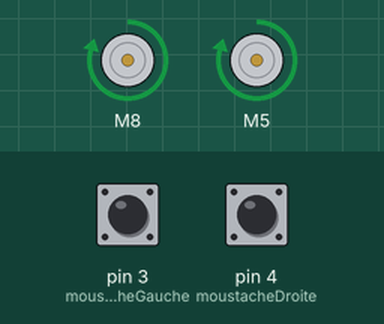
This sketch was run on a simulated Arduino Uno, built with avr-gcc and run on an emulated ATmega328P. On the bench: 2 × DC motor (green arrow = forward, orange = backward, longer = faster). The test bench sets the inputs (shaded band); at power-on: pin 3 (moustacheGauche) HIGH, pin 4 (moustacheDroite) HIGH.

Above: at 1.2 s.
1.3 s: pin 3 (moustacheGauche) pulled LOW for 0.15 s
At 2.1 s:
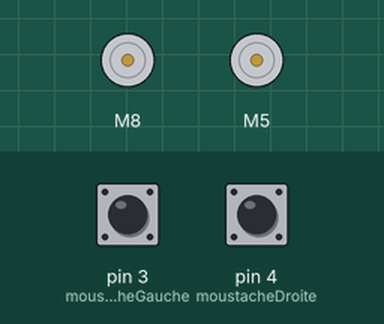
4.4 s: pin 4 (moustacheDroite) pulled LOW for 1 s
At 7.1 s:
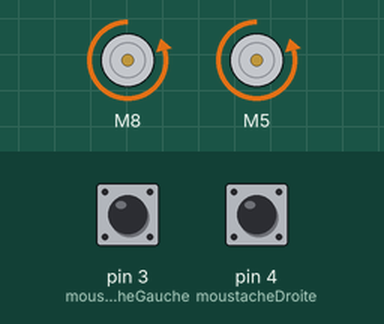
8.4 s: pin 4 (moustacheDroite) pulled LOW for 3.2 s
At 13.1 s:
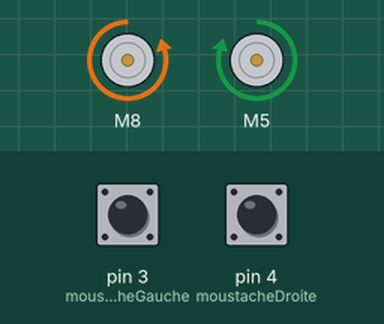
14.6 s: pin 4 (moustacheDroite) pulled LOW for 0.15 s
At 14.9 s:
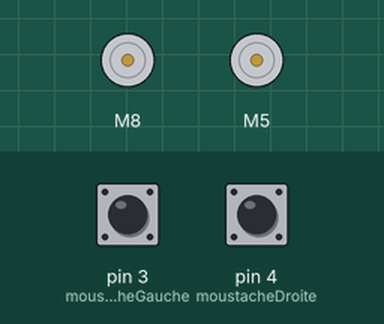
Timing chart, 0 to 18.7 s (numbered marks = the images above; inputs shaded):
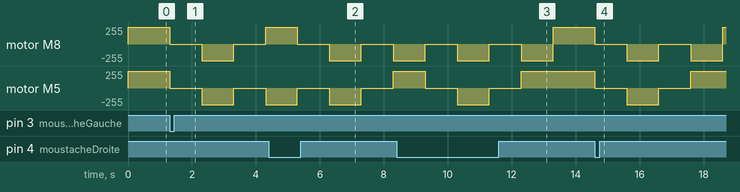

Measured:
- after the input at 1.3 s, motor M8: forward 250/255 → stopped at once, → backward 250/255 1.0 s later, → stopped 1.0 s later, → forward 250/255 1.0 s later; motor M5: alternates backward 250/255 for 1.0 s and stopped for 1.0 s, starting at once
- after the input at 4.4 s, motor M8: alternates backward 250/255 for 1.0 s and stopped for 1.0 s, starting after 0.90 s; motor M5: backward 250/255 → stopped after 0.90 s, → backward 250/255 1.0 s later, → stopped 1.0 s later, → forward 250/255 1.0 s later
- after the input at 8.4 s, motor M5: forward 250/255 → stopped after 0.90 s, → backward 250/255 1.0 s later, → stopped 1.0 s later, → forward 250/255 1.0 s later
- after the input at 14.6 s, motor M8: forward 250/255 → stopped at once, → backward 250/255 1.0 s later, → stopped 1.0 s later, → backward 250/255 1.0 s later, … (5 changes in this stretch); motor M5: forward 250/255 → stopped at once, → backward 250/255 1.0 s later, → stopped 1.0 s later, → forward 250/255 1.0 s later

The sketch:

moustaches.ino
```cpp
// For two motors instance at once
#include <L298NX2.h>

#define EN_A 9
#define IN1_A 8
#define IN2_A 7

#define EN_B 10
#define IN1_B 5
#define IN2_B 6

L298NX2 myMotors(EN_A, IN1_A, IN2_A, EN_B, IN1_B, IN2_B);

#define moustacheGauche 3
#define moustacheDroite 4

unsigned long quart_tour_ms = 1000;
unsigned long recul_ms = 1000;

void setup() {
  pinMode(moustacheGauche, INPUT_PULLUP);
  pinMode(moustacheDroite, INPUT_PULLUP);

  //motor speed si alim en 6v -> 255 = 6V ; 127 = 3v
  myMotors.setSpeed(250);
}

void loop() {
  if (digitalRead(moustacheGauche) == HIGH && digitalRead(moustacheDroite) == HIGH) {
    myMotors.forward();

  } else if (digitalRead(moustacheGauche) == HIGH && digitalRead(moustacheDroite) == LOW) {
    // back and turn left
    myMotors.stop();
    delay(1000);
    myMotors.backward();
    delay(recul_ms);
    myMotors.stop();
    delay(1000);
    myMotors.backwardA();
    myMotors.forwardB();
    delay(quart_tour_ms);

  } else if (digitalRead(moustacheGauche) == LOW && digitalRead(moustacheDroite) == HIGH) {
    //back and turn right
    myMotors.stop();
    delay(1000);
    myMotors.backward();
    delay(recul_ms);
    myMotors.stop();
    delay(1000);
    myMotors.backwardB();
    myMotors.forwardA();
    delay(quart_tour_ms);
    // }
  } else {
    //back
    // myMotors.backwardFor(2000);
    myMotors.stop();
    delay(1000);
    myMotors.backward();
    delay(recul_ms);
    myMotors.stop();
    delay(1000);
    myMotors.backwardB();
    myMotors.forwardA();
    delay(quart_tour_ms * 2);
    // }
  }
}
```
